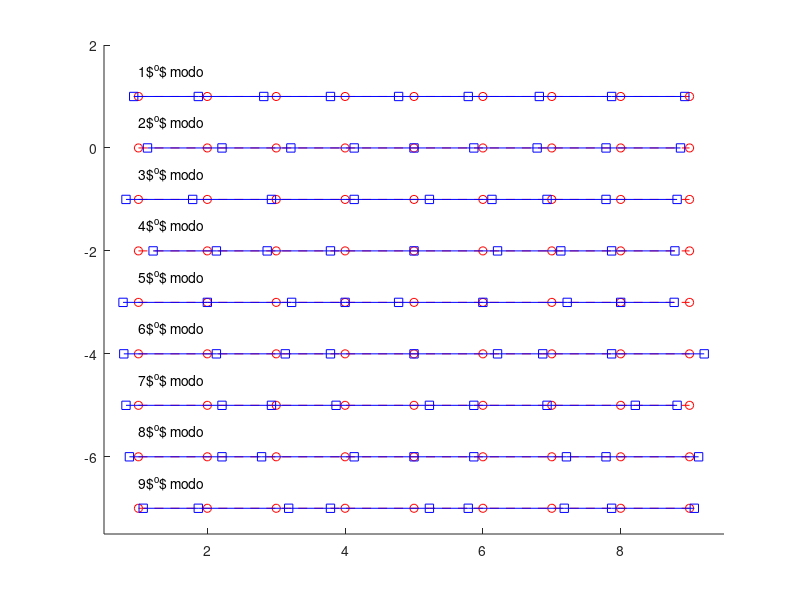

Reproduce this figure in MATLAB. (Note: this script raises an error after producing the figure.)
%%%--- Inicializacao
clear all, close all, clc, warning off,
inp='s';

%%%--- Entrada de dados do sistema
%M=eye(2); K=[2 -1;-1 2]; c=eye(size(M));
%M=eye(3); K=[2 -1 0;-1 2 -1;0 -1 2]; c=eye(size(M));
%M=eye(5); K=[2 -1 0 0 0;-1 2 -1 0 0;0 -1 2 -1 0;0 0 -1 2 -1;0 0 0 -1 2]; c=eye(size(M));
%M=eye(7); K=[2 -1 0 0 0 0 0;-1 2 -1 0 0 0 0;0 -1 2 -1 0 0 0;0 0 -1 2 -1 0 0;0 0 0 -1 2 -1 0;0 0 0 0 -1 2 -1;0 0 0 0 0 -1 2]; c=eye(size(M));
M=eye(9); K=[2 -1 0 0 0 0 0 0 0;-1 2 -1 0 0 0 0 0 0;0 -1 2 -1 0 0 0 0 0;0 0 -1 2 -1 0 0 0 0;0 0 0 -1 2 -1 0 0 0;0 0 0 0 -1 2 -1 0 0;0 0 0 0 0 -1 2 -1 0;0 0 0 0 0 0 -1 2 -1;0 0 0 0 0 0 0 -1 2]; c=eye(size(M));

%%%--- Calculo de autovalores e autovetores
disp('--- Autovalores e autovetores ---')
[v,d]=eig(K,M); d=sqrt(diag(d)); 
disp('Frequencias naturais, omega (rad/s)')
omega=(d'); disp(omega)
disp('Modos de vibracao, phi (normalizados pela massa)')
disp(v)

%%%--- Definicao da matriz de amortecimento
%D=.005*M+.005*K; %proporcional
D=2*.01*(M*v*diag(d)*v'*M); %modal
%D=0.00000001*M; %"nula"
Lambda=v'*D*v; zeta=(1/2)*diag(Lambda)./d;

if inp=='s'
%%%--- Rotina para mostrar animacao dos modos de vibracao
disp('--- Animacao dos modos de vibracao ---')
figure(3), set(3,'position',[1046 64 560 420])
Nr=1; %numero de repeticoes
nm=size(v,2); if nm>9 nm=9; end, %numero de modos a serem mostrados
for jd=1:Nr
    for id=[.8:-.2:-1 -.8:.2:-.2 0:.2:1]/2
        clf, hold on,
        for m=1:nm
            text(1,1.5+1-m,[num2str(m) '$^{o}$ modo'])
            plot([1:length(d)]'+v(:,m)*0,ones(length(d),1)+1-m,'r--o',[1:length(d)]'+id*v(:,m),ones(length(d),1)+1-m,'b-s')
        end
        axis([0.5 3.5-3+length(d) -1.5+3-nm 2]), hold off, pause(1e-1*3/length(d))
    end
end
pause
end

%%%--- Posicao do forcamento
b=zeros(size(M,1),1); b(1)=1; % Forca na primeira massa
%b=v(:,1); % Forca paralela a modos de vibracao
%b=v(:,2); % Forca paralela a modos de vibracao
%b=1*v(:,1)+1*v(:,2)+1*v(:,3); % Forca paralela a modos de vibracao

%%%--- Posicao da medicao de deslocamento
cid=1; % Massa cujo deslocamento e medido

%%%--- Montagem do sistema no espaco de estados
A=[zeros(size(M)) eye(size(M)); -M\K -M\D];
B=[zeros(size(b)); M\b];
C=[c zeros(size(c))];
sys=ss(A,B,C,0);

%%%--- Calculo e plot da FRF usando sistema de 2a ordem
disp('--- Resposta em frequencia usando 2a ordem ou Espaco de Estados ---')
figure(2), set(2,'position',[1046 558 875 420])
%subplot(131)
om=[min(d)/10:.001:max(d)*2];
for i1=1:length(om)
    H(i1)=c(cid,:)*((-om(i1)^2*M+i*om(i1)*D+K)\b);
end
h1a=plot(om,db(H),'g-'); %axis([min(om) max(om) -100 50]);
xlabel('Frequencia (rad/s)'), ylabel('Amplitude (dB)'),
%title('FRF calculada usando sistema de 2a ordem')

hold on, %subplot(132)
H=zeros(size(om)); cv=c(cid,:)*v; vb=v'*b;
for i1=1:length(om)
    for j1=1:length(d)
        H(i1)=H(i1)+(cv(j1)*vb(j1))/(-om(i1)^2+d(j1)^2+2*i*zeta(j1)*om(i1)*d(j1));
    end
end
h1b=plot(om,db(abs(H)),'b--'); %axis([min(om) max(om) -100 50]);
xlabel('Frequencia (rad/s)'), ylabel('Amplitude (dB)'),
%title('FRF calculada usando superposicao modal')

%%%--- Calculo e plot da FRF usando sistema no espaco de estados
hold on, %subplot(133)
aH=bode(sys(cid,1),om); aH=aH(:);
h1c=plot(om,db(aH),'r-.'); %axis([min(om) max(om) -100 50]);
xlabel('Frequencia (rad/s)'), ylabel('Amplitude (dB)'),
%title('FRF calculada usando sistema no espaco de estados')

legend('Sistema de 2a ordem','Superposicao modal','Sistema no espaco de estados')
grid on,
pause

%%%--- Resposta transitoria
disp('--- Resposta transitoria sujeito a forcamento impulsivo ---')
for id=1:4
%%%--- Posicao do forcamento
if     id==1 b=zeros(size(M,1),1); b(1)=1; disp('++ Entrada na primeira massa')
elseif id==2 b=v(:,1); disp('++ Entrada paralela ao 1o modo de vibracao')
elseif id==3 b=v(:,2); disp('++ Entrada paralela ao 2o modo de vibracao')
elseif id==4 if size(v,2)>2 b=0*v(:,1)+1*v(:,2)+1*v(:,3); disp('++ Entrada paralela aos modos 2 e 3'); end
end

%%%--- Posicao da medicao de deslocamento
cid=1; % Massa cujo deslocamento e medido

%%%--- Montagem do sistema no espaco de estados
A=[zeros(size(M)) eye(size(M)); -M\K -M\D];
B=[zeros(size(b)); M\b];
C=[c zeros(size(c))];
sys=ss(A,B,C,0);

[y,t]=impulse(sys); tmax=min([max(t) 50]); [y,t]=impulse(sys,[0:1e-1:tmax]);
figure(1), set(1,'position',[485 558 560 914])
simmma(t,y(:,1:size(M,1)))
pause

end

%%%--- Resposta transitoria
disp('--- Resposta sujeito a forcamento harmonico ---')
b=zeros(size(M,1),1); b(1)=1; disp('++ Forca na primeira massa')
%%%--- Montagem do sistema no espaco de estados
A=[zeros(size(M)) eye(size(M)); -M\K -M\D];
B=[zeros(size(b)); M\b];
C=[c zeros(size(c))];
sys=ss(A,B,C,0);

omex=omega(2);
[y,t]=impulse(sys); tmax=min([max(t) 60]); th=[0:1e-1:tmax]; [y,t]=lsim(sys,sin(omex*th),th);
figure(1), set(1,'position',[485 558 560 914])
simmma(t,y(:,1:size(M,1)))
pause

%%%--- Resposta transitoria
disp('--- Resposta sujeito a bump meio seno ---')
b=zeros(size(M,1),1); b(1)=1; disp('++ Forca na primeira massa')
T=2*pi/omega(1)*4; T=30; ti=5; Amp=10;
th=[0:1e-1:60]; [y,t]=lsim(sys,meioseno(th,ti,Amp,T),th);
figure(1), set(1,'position',[485 558 560 914])
simmma(t,y(:,1:size(M,1)))
